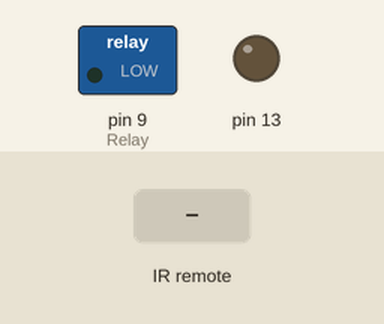
Recording of a sketch running on a simulated Arduino Uno, built with avr-gcc and run on an emulated ATmega328P. Parts: switched loads named in the sketch (green lamp = pin HIGH), output pins drawn as LEDs (lit = HIGH). Inputs (shaded band) come from the test bench. Pins used as bus, display or sensor lines are not drawn.

Above: at 1.2 s.
1.3 s: infrared code 0x20DF4AB5 received
At 2.4 s:
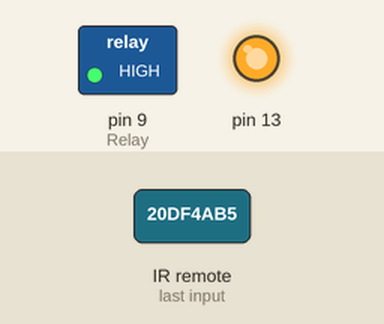
2.8 s: infrared code 0x20DFCA35 received
At 3.6 s:
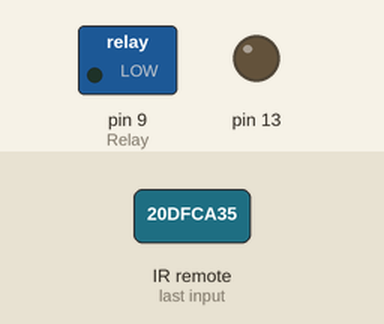
Timing chart, 0 to 5.8 s (numbered marks = the images above; inputs shaded):
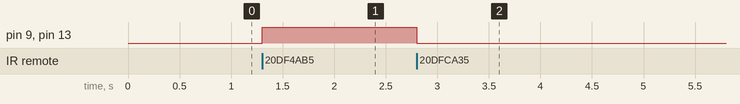

The sketch:

IR_Relay.ino
```cpp
#include <IRremote.h>

int RECV_PIN = 2;
int Relay = 9;
int Power = 3;

IRrecv irrecv(RECV_PIN);

decode_results results;

void setup()
{
  irrecv.enableIRIn(); //初始化红外遥控
  pinMode(Relay,OUTPUT);
  pinMode(RECV_PIN,INPUT);
  pinMode(Power,OUTPUT);
  pinMode(13,OUTPUT);
}

void loop() {
  digitalWrite(Power,HIGH);
  if (irrecv.decode(&results))
  {
    if(results.value==551504565)         //确认接收到的第一排按键1的编码，此码是预先读出来的按键编码。
    {
      digitalWrite(Relay,HIGH);
      digitalWrite(13,HIGH);            //点亮LED
    }
    else if(results.value==551537205)   //确认接收到的第一排按键2的编码
    {
      digitalWrite(Relay,LOW);
      digitalWrite(13,LOW);            //熄灭LED
    }
    irrecv.resume(); // 接收下一个值
  }
}
```

Measured:
- after the input at 1.3 s, pin 9 (Relay), pin 13: LOW → HIGH at once
- after the input at 2.8 s, pin 9 (Relay), pin 13: HIGH → LOW at once
